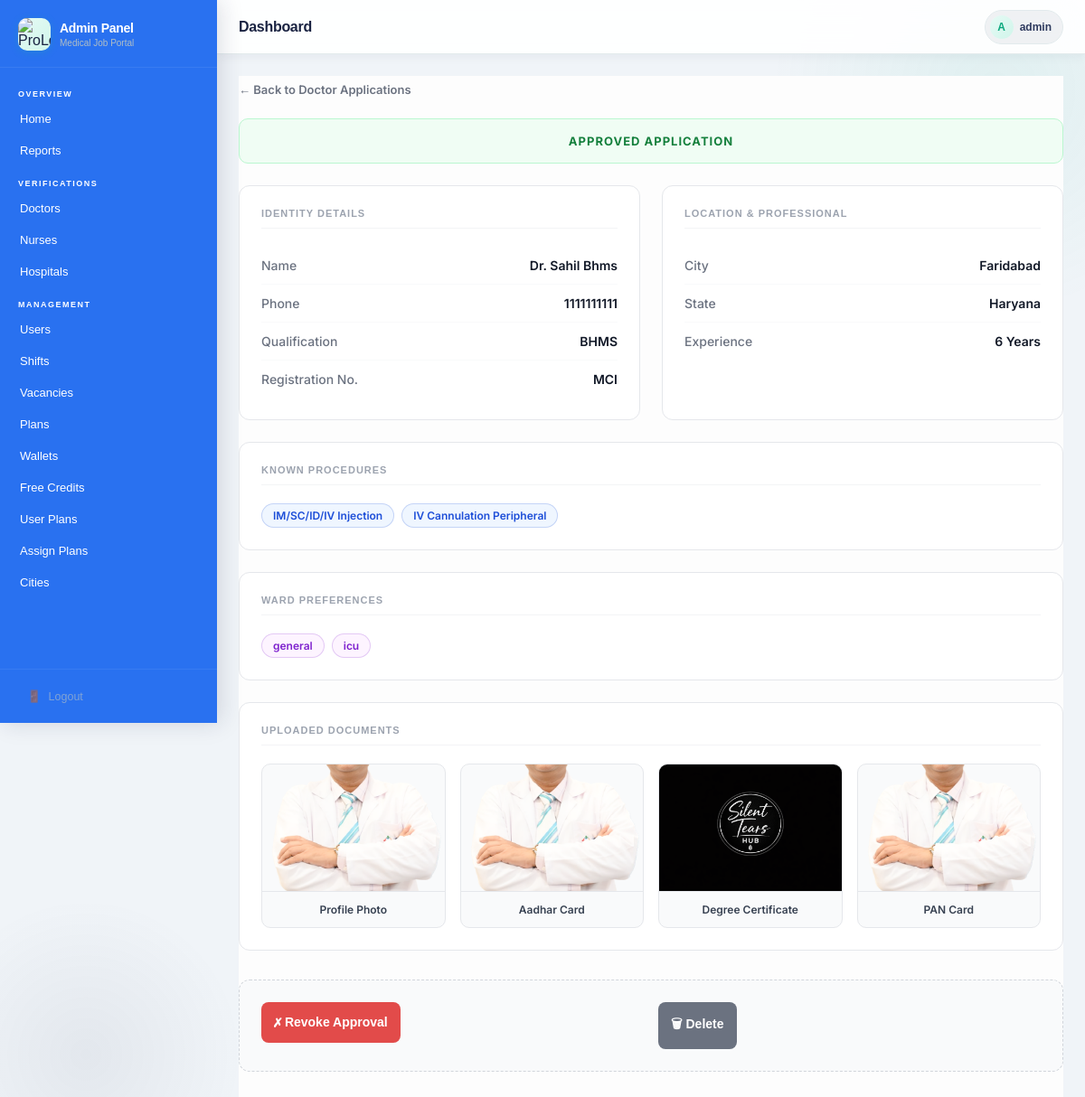
/adminpanel/application/doctor/24/ (signed in), run on the app's committed database.
### users/models.py (models this page shows, shortened)
class CustomUser(AbstractUser):
    ROLE_CHOICES = (
        ('doctor', 'Doctor'),
        ('nurse', 'Nurse'),
        ('hospital', 'Hospital'),
        ('admin', 'Admin'),
    )
    role   = models.CharField(max_length=20, choices=ROLE_CHOICES)
    mobile = models.CharField(max_length=10, unique=True, null=True, blank=True)  # ✅ Unique mobile

### doctors/models.py (models this page shows, shortened)
class DoctorProfile(models.Model):
    QUALIFICATION_CHOICES = [
        ('mbbs', 'MBBS'),
        ('bams', 'BAMS'),
        ('bhms', 'BHMS'),
    ]
    SEX_CHOICES = [('male', 'Male'), ('female', 'Female'), ('other', 'Other')]
    WARD_CHOICES = [
        ('general', 'General Ward'),
        ('icu', 'ICU Ward'),
        ('casualty', 'Casualty Ward'),
        ('female', 'Female Ward'),
    ]
    user            = models.OneToOneField(settings.AUTH_USER_MODEL, on_delete=models.CASCADE, related_name='doctor_profile')
    full_name       = models.CharField(max_length=150)
    age             = models.PositiveIntegerField(null=True, blank=True)
    sex             = models.CharField(max_length=10, choices=SEX_CHOICES, blank=True)
    registration_no = models.CharField(max_length=50, blank=True)
    qualification   = models.CharField(max_length=10, choices=QUALIFICATION_CHOICES, blank=True)
    experience      = models.CharField(max_length=50, blank=True)
    is_registration_complete = models.BooleanField(default=False)
    address         = models.TextField(blank=True)
    state           = models.CharField(max_length=100, blank=True)
    city            = models.CharField(max_length=100, blank=True)
    pincode         = models.CharField(max_length=10, blank=True)
    STATUS_CHOICES = [
    ('pending', 'Pending'),
    ('approved', 'Approved'),
    ('rejected', 'Rejected'),
]
    upi_id = models.CharField(max_length=100, blank=True)
    verification_status = models.CharField(max_length=10, choices=STATUS_CHOICES, default='pending')
    ward_preferences = models.CharField(max_length=200, blank=True)
    known_procedures = models.TextField(blank=True)
    profile_photo   = models.ImageField(upload_to='doctors/photos/', null=True, blank=True)
    aadhar_photo    = models.ImageField(upload_to='doctors/aadhar/', null=True, blank=True)
    pan_card        = models.ImageField(upload_to='doctors/pan/', null=True, blank=True)
    degree_photo    = models.ImageField(upload_to='doctors/degree/', null=True, blank=True)
    registered_state = models.CharField(max_length=100, blank=True)
    is_verified     = models.BooleanField(default=False)
    created_at      = models.DateTimeField(auto_now_add=True)
    updated_at      = models.DateTimeField(auto_now=True)

### admin_panel/views.py (the view)
# urls.py: path('application/<str:role>/<int:pk>/',    views.application_detail,   name='admin_application_detail'),
@login_required
@user_passes_test(is_admin)
def application_detail(request, role, pk):
    MODEL_MAP = {'doctor': DoctorProfile, 'nurse': NurseProfile, 'hospital': HospitalProfile}
    profile = get_object_or_404(MODEL_MAP.get(role, DoctorProfile), pk=pk)
    specialities_list = []
    if hasattr(profile, 'specialities') and profile.specialities:
        specialities_list = [s.strip() for s in profile.specialities.split(',') if s.strip()]
    procedures_list = []
    if hasattr(profile, 'known_procedures') and profile.known_procedures:
        procedures_list = [s.strip() for s in profile.known_procedures.split(',') if s.strip()]
    wards_list = []
    if hasattr(profile, 'ward_preferences') and profile.ward_preferences:
        wards_list = [s.strip() for s in profile.ward_preferences.split(',') if s.strip()]
    ctx = _common(request)
    ctx.update({
        'profile': profile,
        'role': role,
        'specialities_list': specialities_list,
        'procedures_list': procedures_list,
        'wards_list': wards_list,
    })
    return render(request, 'admin_panel/application_detail.html', ctx)

### admin_panel/templates/admin_panel/application_detail.html (shortened to what this page needs)
{% extends 'admin_panel/base.html' %}
{% block content %}
<div class="dash-wrap">
    <a href="{% url 'admin_applications' %}?role={{ role }}" class="back-link">← Back to {{ role|title }} Applications</a>
    <div class="status-banner status-{{ profile.verification_status }}">
        {{ profile.verification_status }} Application
    </div>
    <div class="detail-grid">
        <div class="detail-card">
            <div class="card-title">Identity Details</div>
            <div class="detail-row">
    <span class="detail-label">Name</span>
    <span class="detail-val">
        {% if profile.full_name %}
            {{ profile.full_name }}
        {% elif profile.hospital_name %}
            {{ profile.hospital_name }}
        {% else %}
            Not Available
        {% endif %}
    </span>
</div>
            <div class="detail-row"><span class="detail-label">Phone</span><span class="detail-val">{{ profile.phone|default:profile.user.mobile }}</span></div>
            {% if profile.qualification %}
            <div class="detail-row"><span class="detail-label">Qualification</span><span class="detail-val">{{ profile.get_qualification_display|upper }}</span></div>
            {% endif %}
            {% if profile.registration_no %}
            <div class="detail-row"><span class="detail-label">Registration No.</span><span class="detail-val">{{ profile.registration_no }}</span></div>
            {% endif %}
        </div>
        <div class="detail-card">
            <div class="card-title">Location & Professional</div>
            <div class="detail-row"><span class="detail-label">City</span><span class="detail-val">{{ profile.city }}</span></div>
            <div class="detail-row"><span class="detail-label">State</span><span class="detail-val">{{ profile.state }}</span></div>
            {% if profile.experience %}
            <div class="detail-row"><span class="detail-label">Experience</span><span class="detail-val">{{ profile.experience }} Years</span></div>
            {% endif %}
        </div>
{% if procedures_list %}
<div class="detail-card full">
    <div class="card-title">Known Procedures</div>
    <div style="display:flex; flex-wrap:wrap; gap:8px;">
        {% for proc in procedures_list %}
        <span style="background:#eff6ff; color:#1d4ed8; padding:5px 12px; border-radius:20px; font-size:12px; font-weight:600; border:1px solid rgba(29,78,216,0.2);">
            {{ proc }}
        </span>
        {% endfor %}
    </div>
</div>
{% endif %}
{% if wards_list %}
<div class="detail-card full">
    <div class="card-title">Ward Preferences</div>
    <div style="display:flex; flex-wrap:wrap; gap:8px;">
        {% for ward in wards_list %}
        <span style="background:#fdf4ff; color:#7e22ce; padding:5px 12px; border-radius:20px; font-size:12px; font-weight:600; border:1px solid rgba(126,34,206,0.2);">
            {{ ward }}
        </span>
        {% endfor %}
    </div>
</div>
{% endif %}
        <div class="detail-card full">
            <div class="card-title">Uploaded Documents</div>
<div class="doc-grid">
    {% if profile.profile_photo %}
    <div class="doc-item">
        {% with profile.profile_photo.name as fname %}
            {% if '.pdf' in fname %}
                <a href="{{ profile.profile_photo.url }}" target="_blank"
                   style="display:flex;align-items:center;justify-content:center;height:140px;font-size:13px;font-weight:700;color:#534AB7;text-decoration:none;">
                   📄 View PDF
                </a>
            {% else %}
                <img src="{{ profile.profile_photo.url }}" onclick="window.open(this.src)">
            {% endif %}
        {% endwith %}
        <div class="doc-label">Profile Photo</div>
    </div>
    {% endif %}
{% if profile.aadhar_photo %}
<div class="doc-item">
    {% with profile.aadhar_photo.name as fname %}
        {% if '.pdf' in fname %}
            <a href="{{ profile.aadhar_photo.url }}" target="_blank"
               style="display:flex;align-items:center;justify-content:center;height:140px;font-size:13px;font-weight:700;color:#534AB7;text-decoration:none;">
               📄 View PDF
            </a>
        {% else %}
            <img src="{{ profile.aadhar_photo.url }}" onclick="window.open(this.src)">
        {% endif %}
    {% endwith %}
    {% if profile.logo %}
        <div class="doc-label">Aadhar Card (Authorised Person)</div>
    {% else %}
        <div class="doc-label">Aadhar Card</div>
    {% endif %}
</div>
{% endif %}
    {% if profile.degree_photo %}
    <div class="doc-item">
        {% with profile.degree_photo.name as fname %}
            {% if '.pdf' in fname %}
                <a href="{{ profile.degree_photo.url }}" target="_blank"
                   style="display:flex;align-items:center;justify-content:center;height:140px;font-size:13px;font-weight:700;color:#534AB7;text-decoration:none;">
                   📄 View PDF
                </a>
            {% else %}
                <img src="{{ profile.degree_photo.url }}" onclick="window.open(this.src)">
            {% endif %}
        {% endwith %}
        <div class="doc-label">Degree Certificate</div>
    </div>
    {% endif %}
    {% if profile.pan_card %}
    <div class="doc-item">
        {% with profile.pan_card.name as fname %}
            {% if '.pdf' in fname %}
                <a href="{{ profile.pan_card.url }}" target="_blank"
                   style="display:flex;align-items:center;justify-content:center;height:140px;font-size:13px;font-weight:700;color:#534AB7;text-decoration:none;">
                   📄 View PDF
                </a>
            {% else %}
                <img src="{{ profile.pan_card.url }}" onclick="window.open(this.src)">
            {% endif %}
        {% endwith %}
        <div class="doc-label">PAN Card</div>
    </div>
    {% endif %}
</div>
        </div>
    </div>
    {% if profile.verification_status == 'pending' %}
<div class="action-bar">
    <form method="POST" action="{% url 'admin_verify_application' role profile.id %}" style="flex:1">
        {% csrf_token %}
        <input type="hidden" name="action" value="approve">
        <button type="submit" class="btn-action btn-approve">✓ Approve</button>
    </form>
    <form method="POST" action="{% url 'admin_verify_application' role profile.id %}" style="flex:1">
        {% csrf_token %}
        <input type="hidden" name="action" value="reject">
        <button type="submit" class="btn-action btn-reject">✗ Reject</button>
    </form>
    <form method="POST" action="{% url 'admin_verify_application' role profile.id %}" style="flex:1"
          onsubmit="return confirm('Permanently delete this user & profile?')">
        {% csrf_token %}
        <input type="hidden" name="action" value="delete">
        <button type="submit" class="btn-action" style="background:#6b7280;">🗑 Delete</button>
    </form>
</div>
{% elif profile.verification_status == 'approved' %}
<div class="action-bar">
    <form method="POST" action="{% url 'admin_verify_application' role profile.id %}" style="flex:1">
        <button type="submit" class="btn-action btn-reject">✗ Revoke Approval</button>
    </form>
    <form method="POST" action="{% url 'admin_verify_application' role profile.id %}" style="flex:1"
          onsubmit="return confirm('Permanently delete this user & profile?')">
        <button type="submit" class="btn-action" style="background:#6b7280;">🗑 Delete</button>
    </form>
</div>
{% endif %}
</div>
{% endblock %}

### admin_panel/templates/admin_panel/base.html (shortened to what this page needs)
{% load static %}
<!DOCTYPE html>
<html lang="hi">
<head>
</head>
<body>
<aside class="sidebar" id="sidebar">
  <div class="sidebar-brand">
      <div class="logo-icon">
        <img src="{% static 'users/images/Black_and_White_Circular_Art___Design_Logo-removebg-preview.png' %}"
          alt="ProLocum Logo">
      </div>
    <div class="brand-text">
      <h1>Admin Panel</h1>
      <p>Medical Job Portal</p>
    </div>
  </div>
  <nav class="sidebar-nav">
    <div class="nav-section-label">Overview</div>
    <a href="{% url 'admin_dashboard' %}" class="nav-link {% if request.resolver_match.url_name == 'admin_dashboard' %}active{% endif %}">
   Home
    </a>
    <a href="{% url 'admin_reports' %}" class="nav-link {% if request.resolver_match.url_name == 'admin_reports' %}active{% endif %}">
Reports
    </a>
    <div class="nav-section-label">Verifications</div>
    <a href="{% url 'admin_applications' %}?role=doctor&status=pending" class="nav-link">
     Doctors
    </a>
    <a href="{% url 'admin_applications' %}?role=nurse&status=pending" class="nav-link">
   Nurses
    </a>
    <a href="{% url 'admin_applications' %}?role=hospital&status=pending" class="nav-link">
       Hospitals
    </a>
    <div class="nav-section-label">Management</div>
    <a href="{% url 'admin_user_list' %}" class="nav-link {% if request.resolver_match.url_name == 'admin_user_list' %}active{% endif %}">
       Users
    </a>
    <a href="{% url 'admin_shift_list' %}" class="nav-link {% if request.resolver_match.url_name == 'admin_shift_list' %}active{% endif %}">
       Shifts
    </a>
    <a href="{% url 'admin_vacancy_list' %}" class="nav-link {% if request.resolver_match.url_name == 'admin_vacancy_list' %}active{% endif %}">
       Vacancies
    </a>
    <a href="{% url 'admin_plan_list' %}" class="nav-link ">
       Plans
    </a>
    <a href="{% url 'admin_wallet_list' %}" class="nav-link ">
       Wallets
    </a>
    <a href="{% url 'admin_default_credits' %}" class="nav-link ">
       Free Credits
    </a>
<a href="{% url 'admin_user_plan_list' %}" class="nav-link ">
    User Plans
</a>
<a href="{% url 'admin_all_users_plan' %}" class="nav-link">
    Assign Plans
</a>
<a href="{% url 'admin_city_list' %}" class="nav-link {% if request.resolver_match.url_name == 'admin_city_list' %}active{% endif %}">
     Cities
</a>
  </nav>
  <div class="sidebar-footer">
    <a href="{% url 'logout' %}"><span>🚪</span> Logout</a>
  </div>
</aside>
<main class="main">
  <div class="topbar">
    <div class="topbar-left">
      <span class="topbar-title">{% block page_title %}Dashboard{% endblock %}</span>
    </div>
    <div class="topbar-right">
      <div class="user-chip">
        <div class="user-avatar">{{ request.user.username|first|upper }}</div>
        <span class="user-name">{{ request.user.username }}</span>
      </div>
    </div>
  </div>
  <div class="content">
    {% block content %}{% endblock %}
  </div>
</main>
</body>
</html>

### data on the page
CustomUser: user.username|first "A", user.username "admin"
CustomUser: role "Doctor"
DoctorProfile: verification_status "APPROVED", full_name "Dr. Sahil Bhms", phone "1111111111", qualification "BHMS", registration_no "MCI", city "Faridabad", state "Haryana", experience "6", profile_photo (picture), aadhar_photo (picture), degree_photo (picture), pan_card (picture)

### other printed values
{{ proc }} "IM/SC/ID/IV Injection" "IV Cannulation Peripheral"
{{ ward }} "general" "icu"
